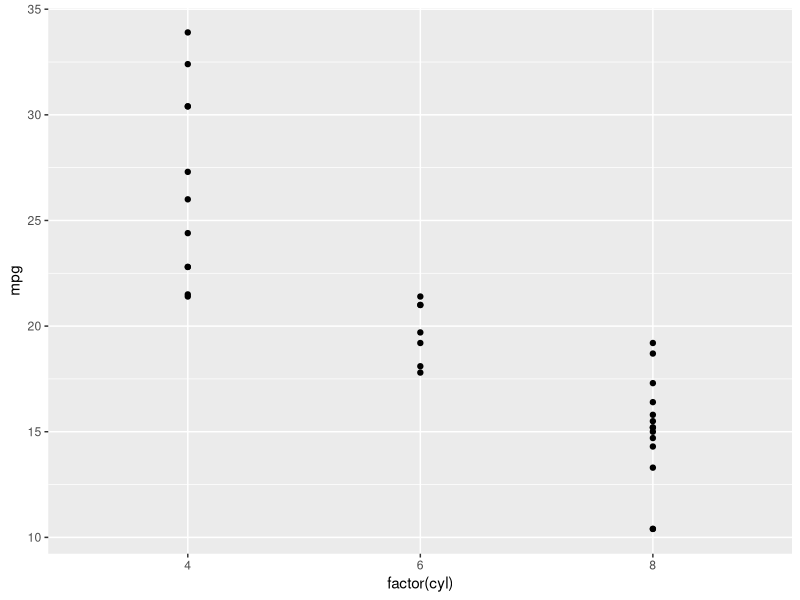
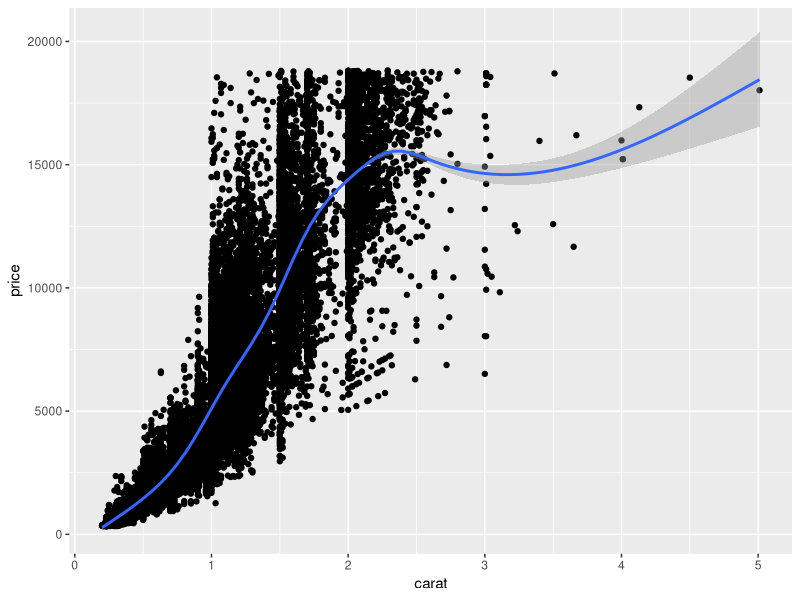
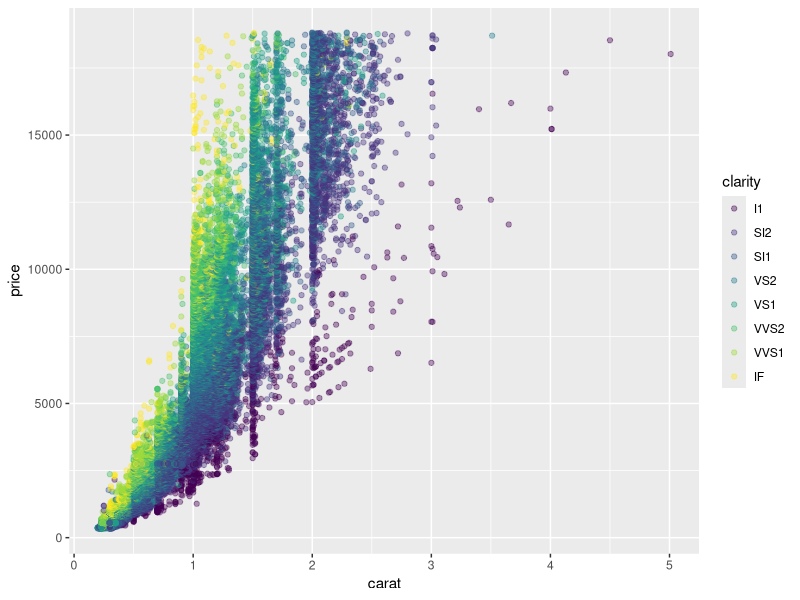
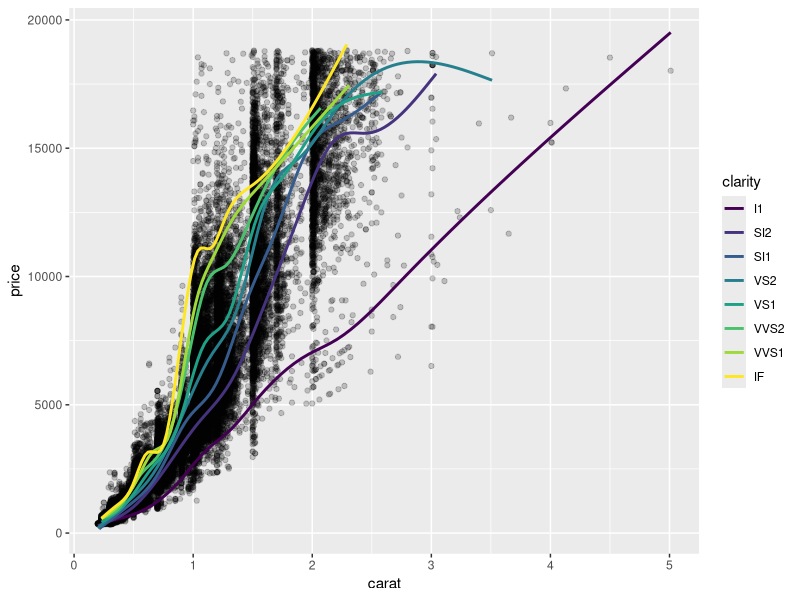
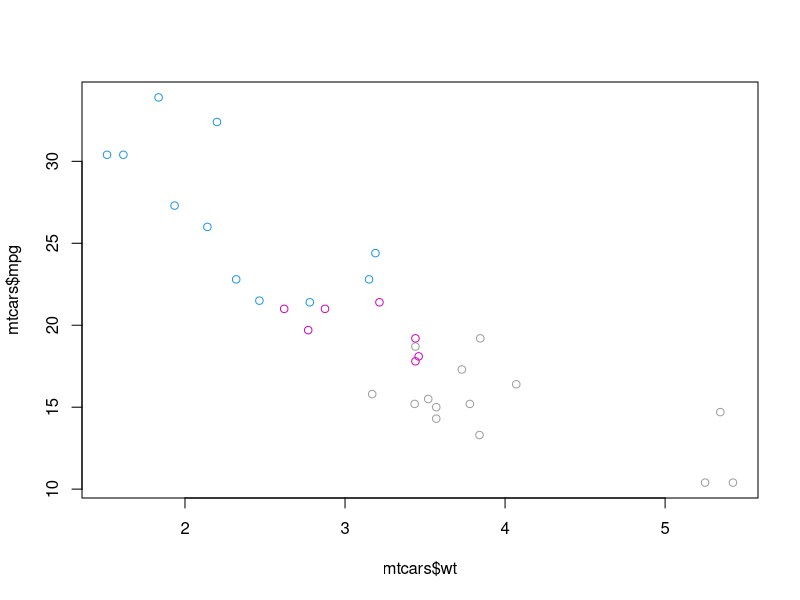
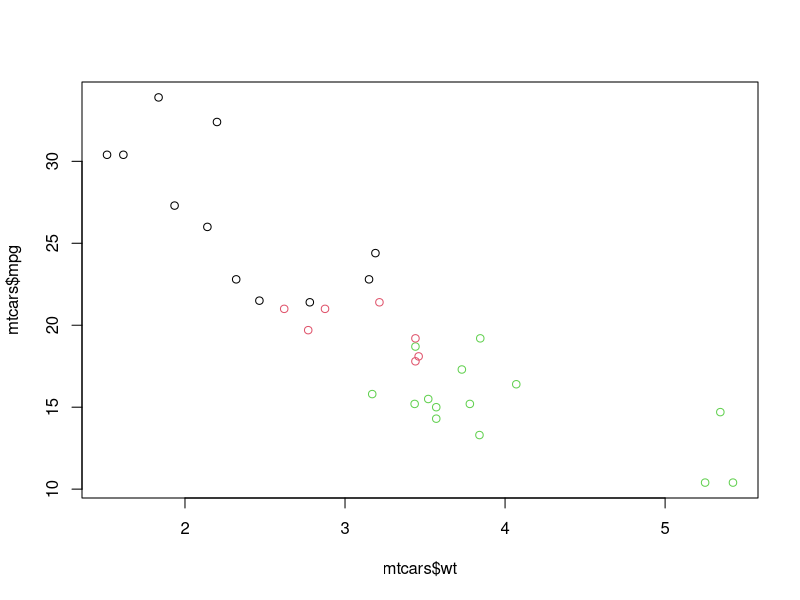
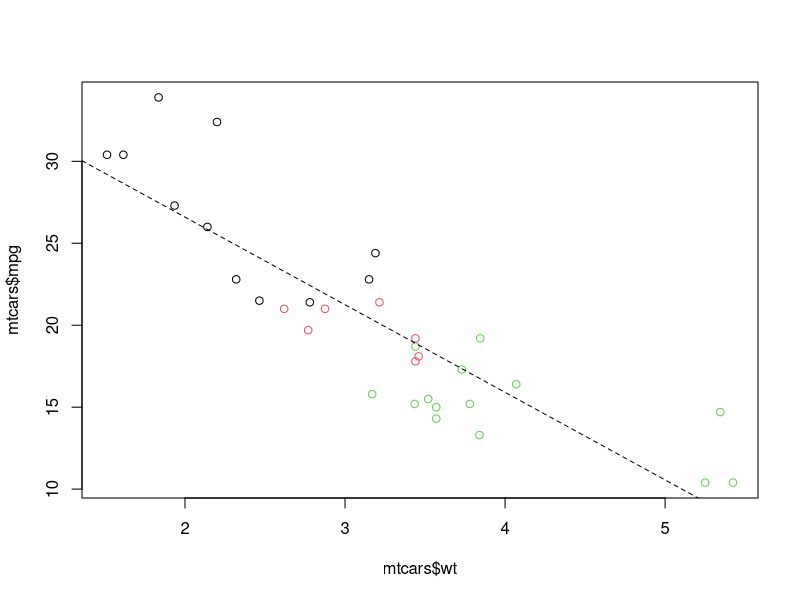
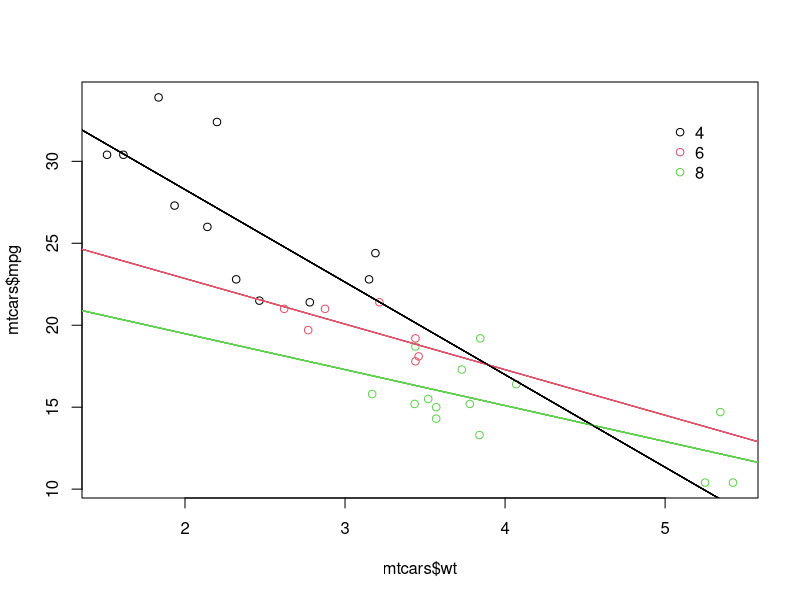

Write R code to recreate these figures, in order.
## ---- chunk 1
knitr::opts_chunk$set(echo = TRUE)
## ---- chunk 2
library(ggplot2)
library(dplyr)
library(tidyr)
## ---- chunk 3
ggplot(mtcars, aes(x = factor(cyl), y = mpg)) +
  geom_point()
## ---- chunk 4
ggplot(diamonds, aes(x = carat, y = price)) +
  geom_point() +
  geom_smooth()
## ---- chunk 5
ggplot(diamonds, aes(x = carat, y = price, col = clarity)) +
  geom_point(alpha = .4)
## ---- chunk 6
dia_plot <- ggplot(diamonds, aes(x = carat, y = price))

dia_plot <- dia_plot + geom_point(alpha = .2)

dia_plot + geom_smooth(aes( col = clarity), se = FALSE)
## ---- chunk 7
# Plot the correct variables of mtcars
plot(mtcars$wt, mtcars$mpg, col = mtcars$cyl)

# Change cyl inside mtcars to a factor
mtcars$fcyl <- as.factor(mtcars$cyl)

# Make the same plot as in the first instruction
plot(mtcars$wt, mtcars$mpg, col = mtcars$fcyl)
## ---- chunk 8
# Use lm() to calculate a linear model and save it as carModel
carModel <- lm(mpg ~ wt, data = mtcars)

# Basic plot
mtcars$cyl <- as.factor(mtcars$cyl)
plot(mtcars$wt, mtcars$mpg, col = mtcars$cyl)

# Call abline() with carModel as first argument and set lty to 2
abline(carModel, lty = 2)

# Plot each subset efficiently with lapply
# You don't have to edit this code
plot(mtcars$wt, mtcars$mpg, col = mtcars$cyl)
lapply(mtcars$cyl, function(x) {
  abline(lm(mpg ~ wt, mtcars, subset = (cyl == x)), col = x)
  })

# This code will draw the legend of the plot
# You don't have to edit this code
legend(x = 5, y = 33, legend = levels(mtcars$cyl),
       col = 1:3, pch = 1, bty = "n")
## ---- chunk 9
# Convert cyl to factor (don't need to change)
mtcars$cyl <- as.factor(mtcars$cyl)

# Example from base R (don't need to change)
plot(mtcars$wt, mtcars$mpg, col = mtcars$cyl)
abline(lm(mpg ~ wt, data = mtcars), lty = 2)
lapply(mtcars$cyl, function(x) {
  abline(lm(mpg ~ wt, mtcars, subset = (cyl == x)), col = x)
  })
legend(x = 5, y = 33, legend = levels(mtcars$cyl),
       col = 1:3, pch = 1, bty = "n")

# Plot 1: add geom_point() to this command to create a scatter plot
ggplot(mtcars, aes(x = wt, y = mpg, col = cyl)) +
  geom_point()

# Plot 2: include the lines of the linear models, per cyl
ggplot(mtcars, aes(x = wt, y = mpg, col = cyl)) +
  geom_point() +
  geom_smooth(method = "lm", se = FALSE)

# Plot 3: include a lm for the entire dataset in its whole
ggplot(mtcars, aes(x = wt, y = mpg, col = cyl)) +
  geom_point() +
  geom_smooth(method = "lm", se = FALSE) +
  geom_smooth(aes(group = 1), method = "lm", se = FALSE, linetype = 2)
## ---- chunk 10
# Load the tidyr package
library(tidyr)

# Fill in the ___ to produce to the correct iris.tidy dataset
iris.tidy <- iris %>%
  gather(key, Value, -Species) %>%
  separate(key, c("Part", "Measure"), "\\.")


## ---- chunk 11
# Add column with unique ids (don't need to change)
iris$Flower <- 1:nrow(iris)

# Fill in the ___ to produce to the correct iris.wide dataset
iris.wide <- iris %>%
  gather(key, value, -Species, -Flower) %>%
  separate(key, c("Part", "Measure"), "\\.") %>%
  spread(Measure, value)
## ---- chunk 12
# 1 - Map mpg to x and cyl to y
ggplot(mtcars, aes(x = mpg, y = cyl)) +
  geom_point()

# 2 - Reverse: Map cyl to x and mpg to y
ggplot(mtcars, aes(x = cyl, y = mpg)) +
  geom_point()

# 3 - Map wt to x, mpg to y and cyl to col
ggplot(mtcars, aes(x = wt, y = mpg, col = cyl)) +
  geom_point()

# Change shape and size of the points in the above plot
ggplot(mtcars, aes(x = wt, y = mpg, col = cyl)) +
  geom_point(shape = 1, size = 4)

# am and cyl are factors, wt is numeric
class(mtcars$am)
class(mtcars$cyl)
class(mtcars$wt)

# Given from the previous exercise
ggplot(mtcars, aes(x = wt, y = mpg, col = cyl)) +
  geom_point(shape = 1, size = 4)

# 1 - Map cyl to fill
ggplot(mtcars, aes(x = wt, y = mpg, fill = cyl)) +
  geom_point(shape = 1, size = 4)

# 2 - Change shape and alpha of the points in the above plot
ggplot(mtcars, aes(x = wt, y = mpg, fill = cyl)) +
  geom_point(shape = 21, size = 4, alpha = 0.6)
  
# 3 - Map am to col in the above plot
ggplot(mtcars, aes(x = wt, y = mpg, fill = cyl, col = am)) +
  geom_point(shape = 21, size = 4, alpha = 0.6)
## ---- chunk 13
# Map cyl to size
# ggplot(mtcars, aes(x = wt, y = mpg, size = cyl)) +
 #  geom_point()

# Map cyl to alpha
# ggplot(mtcars, aes(x = wt, y = mpg, alpha = cyl)) +
  # geom_point()

# Map cyl to shape 
# ggplot(mtcars, aes(x = wt, y = mpg, shape = cyl)) +
  # geom_point()

# Map cyl to labels
# ggplot(mtcars, aes(x = wt, y = mpg, label = cyl)) +
  # geom_text()

# ggplot(mtcars, aes(x = wt, y = mpg, fill = cyl)) +
  # geom_point(size = 10, shape = 23, color = my_color)
## ---- chunk 14
# Expand to draw points with alpha 0.5
ggplot(mtcars, aes(x = wt, y = mpg, fill = cyl)) +
  geom_point(alpha = 0.5)

# Expand to draw points with shape 24 and color yellow
ggplot(mtcars, aes(x = wt, y = mpg, fill = cyl)) +
  geom_point(shape = 24, color = 'yellow')

# Expand to draw text with label rownames(mtcars) and color red
ggplot(mtcars, aes(x = wt, y = mpg, fill = cyl)) +
  geom_text(label = rownames(mtcars), color = 'red')

ggplot(mtcars, aes(x = mpg, y = qsec, col = factor(cyl), shape = factor(am), size = (hp/wt))) +
  geom_point()
## ---- chunk 15
# The base layer, cyl.am, is available for you
# Add geom (position = "stack" by default)
# cyl.am + 
  geom_bar()

# Fill - show proportion
# cyl.am + 
  geom_bar(position = "fill")  

# Dodging - principles of similarity and proximity
# cyl.am +
  geom_bar(position = "dodge") 

# Clean up the axes with scale_ functions
val = c("#E41A1C", "#377EB8")
lab = c("Manual", "Automatic")
# cyl.am +
  # geom_bar(position = "dodge") +
  #scale_x_discrete("Cylinders") + 
  #scale_y_continuous("Number") +
  #scale_fill_manual("Transmission", 
                  #  values = val,
                  #  labels = lab) 

# Scatter plot: carat (x), price (y), clarity (color)
ggplot(diamonds, aes(x = carat, y = price, color = clarity)) +
  geom_point()

# Adjust for overplotting
ggplot(diamonds, aes(x = carat, y = price, color = clarity)) +
  geom_point(alpha = 0.5)

# Scatter plot: clarity (x), carat (y), price (color)
ggplot(diamonds, aes(x = clarity, y = carat, color = price)) +
  geom_point(alpha = 0.5)

# Dot plot with jittering
ggplot(diamonds, aes(x = clarity, y = carat, color = price)) +
  geom_point(alpha = 0.5, position = "jitter")
## ---- chunk 16
# Shown in the viewer:
ggplot(mtcars, aes(x = cyl, y = wt)) +
  geom_point()

# Solutions:
# 1 - With geom_jitter()
ggplot(mtcars, aes(x = cyl, y = wt)) +
  geom_jitter()

# 2 - Set width in geom_jitter()
ggplot(mtcars, aes(x = cyl, y = wt)) +
  geom_jitter(width = 0.1)

# 3 - Set position = position_jitter() in geom_point() ()
ggplot(mtcars, aes(x = cyl, y = wt)) +
  geom_point(position = position_jitter(0.1))
## ---- chunk 17
# Draw a bar plot of cyl, filled according to am
ggplot(mtcars, aes(x = cyl, fill = am)) +
  geom_bar()

# Change the position argument to "stack""
ggplot(mtcars, aes(x = cyl, fill = am)) +
  geom_bar(position = "stack")

# Change the position argument to "fill""
ggplot(mtcars, aes(x = cyl, fill = am)) +
  geom_bar(position = "fill")

# Change the position argument to "dodge""
ggplot(mtcars, aes(x = cyl, fill = am)) +
  geom_bar(position = "dodge")

# 1 - The last plot form the previous exercise
ggplot(mtcars, aes(x = cyl, fill = am)) +
  geom_bar(position = "dodge")

# 2 - Define posn_d with position_dodge()
posn_d <- position_dodge(0.2)

# 3 - Change the position argument to posn_d
ggplot(mtcars, aes(x = cyl, fill = am)) +
  geom_bar(position = posn_d)

# 4 - Use posn_d as position and adjust alpha to 0.6
ggplot(mtcars, aes(x = cyl, fill = am)) +
  geom_bar(position = posn_d, alpha = 0.6)

## ---- chunk 18
# A basic histogram, add coloring defined by cyl
ggplot(mtcars, aes(mpg, fill = cyl)) +
  geom_histogram(binwidth = 1)

# Change position to identity
ggplot(mtcars, aes(mpg, fill = cyl)) +
  geom_histogram(binwidth = 1, position = "identity")

# Change geom to freqpoly (position is identity by default)
ggplot(mtcars, aes(mpg, color = cyl)) +
  geom_freqpoly(binwidth = 1)

# 1 - Basic histogram plot command
ggplot(mtcars, aes(mpg)) +
  geom_histogram(binwidth = 1)

# 2 - Plot 1, Expand aesthetics: am onto fill
ggplot(mtcars, aes(mpg, fill = am)) +
  geom_histogram(binwidth = 1)

# 3 - Plot 2, change position = "dodge"
ggplot(mtcars, aes(mpg, fill = am)) +
  geom_histogram(binwidth = 1, position = "dodge")

# 4 - Plot 3, change position = "fill"
ggplot(mtcars, aes(mpg, fill = am)) +
  geom_histogram(binwidth = 1, position = "fill")

# 5 - Plot 4, plus change position = "identity" and alpha = 0.4
ggplot(mtcars, aes(mpg, fill = am)) +
  geom_histogram(binwidth = 1, position = "identity", alpha = 0.4)

# 6 - Plot 5, plus change mapping: cyl onto fill
ggplot(mtcars, aes(mpg, fill = cyl)) +
  geom_histogram(binwidth = 1, position = "identity", alpha = 0.4)
## ---- chunk 19
# Plot unemploy as a function of date using a line plot
ggplot(economics, aes(x = date, y = unemploy)) +
  geom_line()

# Adjust plot to represent the fraction of total population that is unemployed
ggplot(economics, aes(x = date, y = unemploy/pop)) +
  geom_line()

ggplot(economics, aes(x = date, y = unemploy/pop)) +
  geom_line()

# Expand the following command with geom_rect() to draw the recess periods
# ggplot(economics, aes(x = date, y = unemploy/pop)) +
  # geom_rect(data = recess,
            # aes(xmin = begin, xmax = end, ymin = -Inf, ymax = +Inf),
            # inherit.aes = FALSE, fill = "red", alpha = 0.2) +
  # geom_line()
## ---- chunk 20
# The old way (shown)
plot(mpg ~ wt, data = mtcars) # formula notation
with(mtcars, plot(wt, mpg)) # x, y notation

# Using ggplot:
ggplot(mtcars, aes(x = wt, y = mpg)) +
  geom_point()

# Using qplot:
qplot(wt, mpg, data = mtcars)

# basic scatter plot:
qplot(wt, mpg, data = mtcars)

# Categorical:
# cyl
qplot(wt, mpg, data = mtcars, size = factor(cyl))

# gear
qplot(wt, mpg, data = mtcars, size = factor(gear))

# Continuous
# hp
qplot(wt, mpg, data = mtcars, color = hp)

# qsec
qplot(wt, mpg, data = mtcars, color = qsec)

# qsec


## ---- chunk 21
# qplot() with x only
qplot(factor(cyl), data = mtcars)

# qplot() with x and y
qplot(factor(cyl), factor(vs), data = mtcars)

# qplot() with geom set to jitter manually
qplot(factor(cyl), factor(vs), data = mtcars, geom = "jitter")

# cyl and am are factors, wt is numeric
class(mtcars$cyl)
class(mtcars$am)
class(mtcars$wt)

# "Basic" dot plot, with geom_point():
ggplot(mtcars, aes(cyl, wt, col = am)) +
  geom_point(position = position_jitter(0.2, 0))

# 1 - "True" dot plot, with geom_dotplot():
ggplot(mtcars, aes(cyl, wt, fill = am)) +
  geom_dotplot(stackdir = "center", binaxis = "y")

# 2 - qplot with geom "dotplot", binaxis = "y" and stackdir = "center"
qplot(
  cyl, wt,
  data = mtcars,
  fill = am,
  geom = "dotplot",
  binaxis = "y",
  stackdir = "center"
)
## ---- chunk 22
# ChickWeight is available in your workspace
# 1 - Check out the head of ChickWeight
head(ChickWeight)

# 2 - Basic line plot
ggplot(ChickWeight, aes(x = Time, y = weight)) +
  geom_line(aes(group = Chick))

# 3 - Take plot 2, map Diet onto col.
ggplot(ChickWeight, aes(x = Time, y = weight, color = Diet)) +
  geom_line(aes(group = Chick))

# 4 - Take plot 3, add geom_smooth()
ggplot(ChickWeight, aes(x = Time, y = weight, color = Diet)) +
  geom_line(aes(group = Chick), alpha = 0.3) +
  geom_smooth(lwd = 2, se = FALSE)
